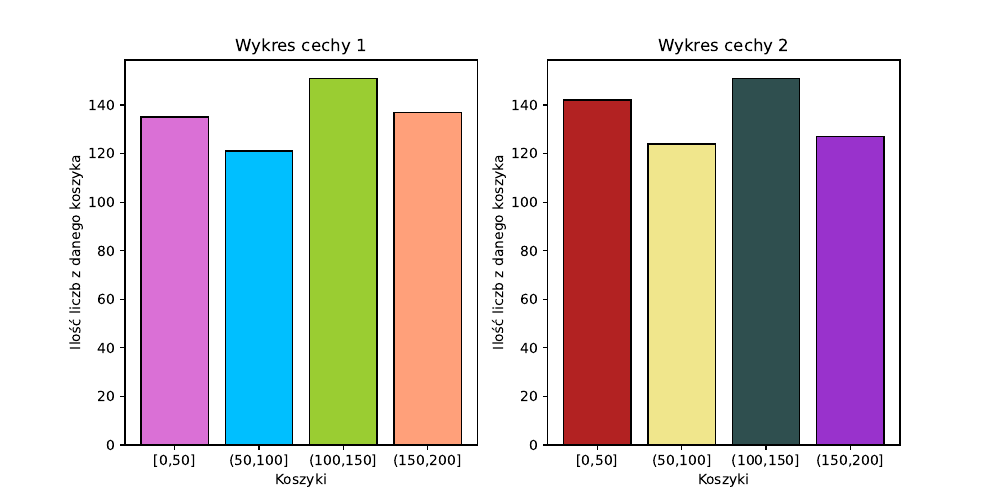

This chart was generated by the following Python code:
import pandas as pd
import matplotlib.pyplot as plt
import numpy as np

data = pd.read_csv('cechy51.csv', sep=';', encoding='utf-8', decimal=',')
data = data.fillna(0)

koszyk = np.arange(0, 250, 50)
data['cecha1-1'] = pd.cut(data.Cecha1, koszyk, include_lowest=True, labels=False)
data['cecha2-1'] = pd.cut(data.Cecha2, koszyk, include_lowest=True, labels=False)

ilosc_dla_cechy1 = data.value_counts(subset='cecha1-1').sort_index()
ilosc_dla_cechy2 = data.value_counts(subset='cecha2-1').sort_index()

label = ['[0,50]', '(50,100]', '(100,150]', '(150,200]']
x = np.arange(len(ilosc_dla_cechy1))

fig, ax = plt.subplots(1, 2, figsize=(10, 5))

ax[0].bar(x, ilosc_dla_cechy1, edgecolor='black', color=['orchid', 'deepskyblue', 'yellowgreen', 'lightsalmon'])
ax[0].set_xticks(x, label)
ax[0].set(title='Wykres cechy 1', xlabel='Koszyki', ylabel='Ilość liczb z danego koszyka')

ax[1].bar(x, ilosc_dla_cechy2, edgecolor='black', color=['firebrick', 'khaki', 'darkslategray', 'darkorchid'])
ax[1].set_xticks(x, label)
ax[1].set(title='Wykres cechy 2', xlabel='Koszyki', ylabel='Ilość liczb z danego koszyka')

plt.savefig('2pionowe_koszyki_zerowe.pdf', format='pdf')
plt.show()
